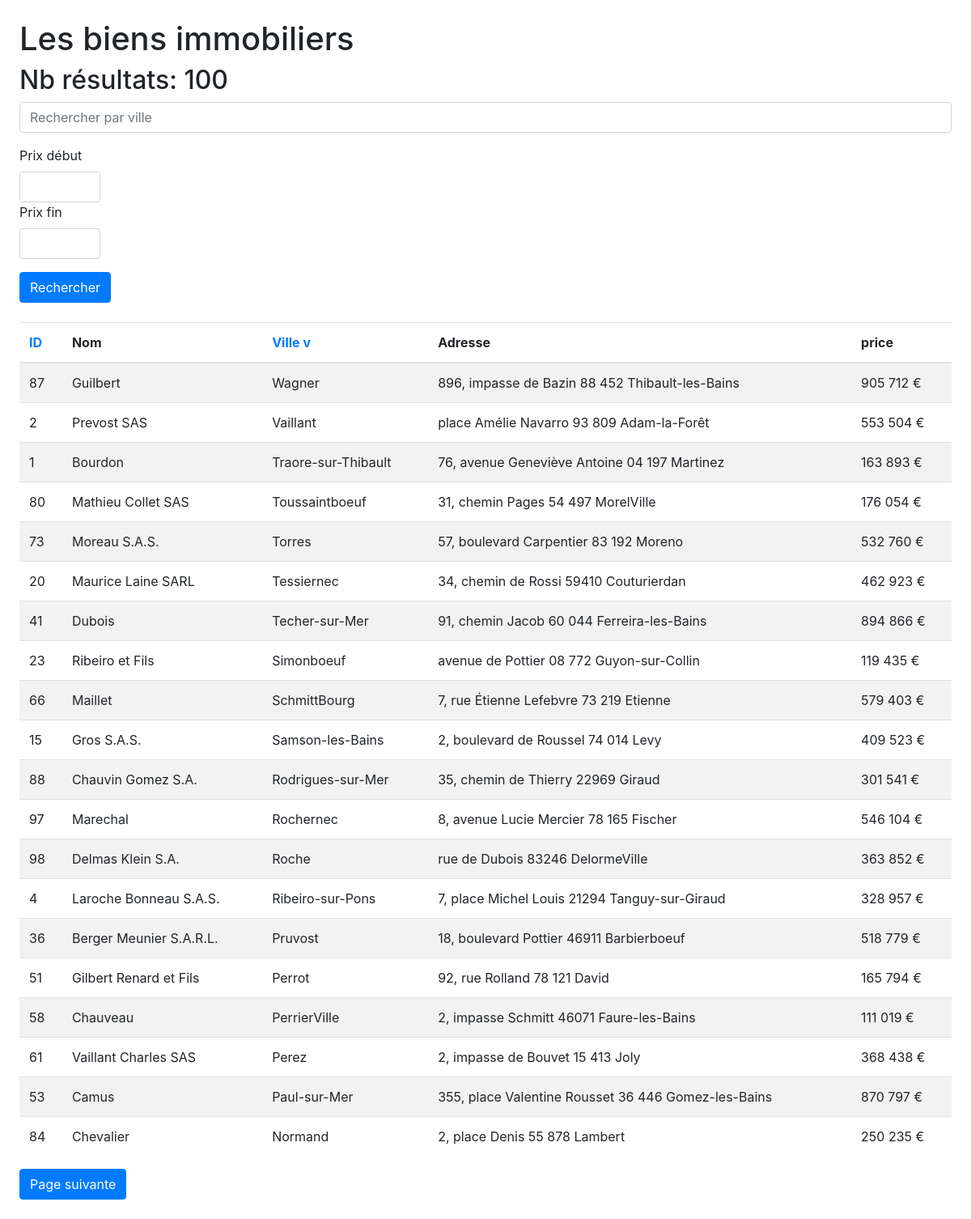
The page /?sort=city&dir=desc on the database as committed earlier.
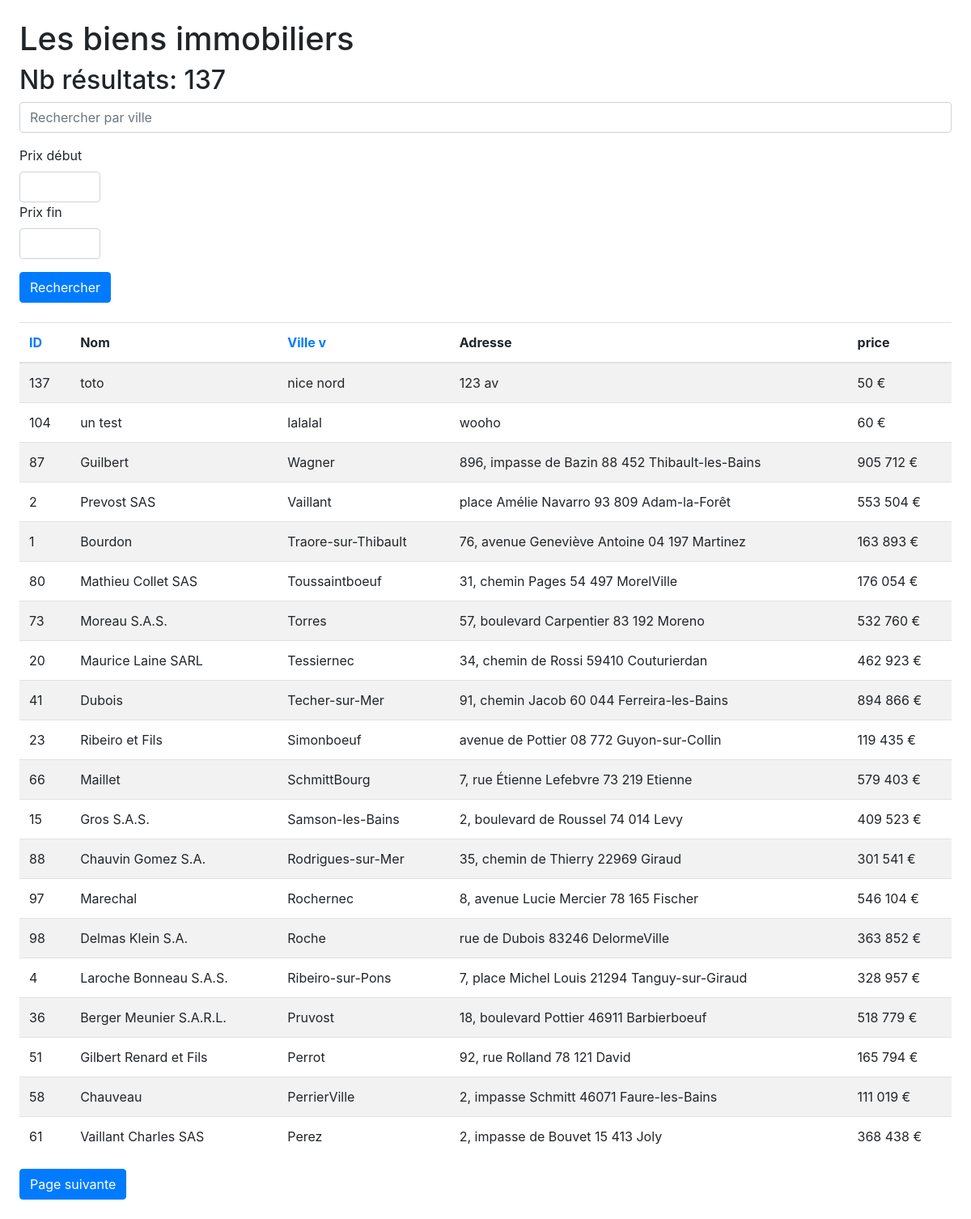
The same page on the database as committed later.
### tables this page shows
CREATE TABLE products
(
	id INTEGER
		constraint products_pk
			primary key autoincrement,
	name TEXT,
	price REAL,
	address TEXT
, city TEXT);

### src/QueryBuilder.php (called while the page is built, shortened)
<?php
class QueryBuilder {
    private $fields = ['*'];
    private $from;
    private $order = [];
    private $limit;
    private $offset;
    private $params = [];
    private $pdo;
    public function __construct(?PDO $pdo = null)
    {
        $this->pdo = $pdo;
    }
    public function toSQL() {
        $sql = "SELECT " . implode(', ', $this->fields) . " FROM {$this->from}";
        if(!empty($this->order)) {
            $sql .= " ORDER BY " . implode(', ', $this->order);
        }
        if($this->limit > 0) {
            $sql .= " LIMIT {$this->limit}";
        }
        if($this->offset !== null) {
            $sql .= " OFFSET {$this->offset}";
        }
        return $sql;
    }
    public function from(string $table, string $alias = null): self {
        $this->from = $alias == null ? $table : "$table $alias";
        return $this;
    }
    public function orderBy($key, $direction): self {
        $direction = strtoupper($direction);
        if(!in_array($direction, ['DESC', 'ASC'])){
            $this->order[] = $key;
        } else {
            $this->order[] = "$key $direction";
        }
        return $this;
    }
    public function limit($limit): self {
        $this->limit = $limit;
        return $this;
    }
    public function offset($offset): self {
        $this->offset = $offset;
        return $this;
    }
    public function page(int $page): self {
        return $this;
    }
    public function select(...$fields): self {
        if(is_array($fields[0])) {
            $fields = $fields[0];
        }
        if($this->fields === ['*']) {
            $this->fields = $fields;
        } else {
            $this->fields = array_merge($this->fields, $fields);
        }
        return $this;
    }
    public function fetch(string $field): ?string {
        $query = $this->pdo->prepare($this->toSQL());
        $query->execute($this->params);
        $data = $query->fetch();
        return $data != false ? $data[$field] : null;
    }
    public function fetchAll(): ?array {
        try {
            $query = $this->pdo->prepare($this->toSQL());
            $query->execute($this->params);
            $data = $query->fetchAll();
        } catch (Exception $e) {
            throw new Exception("Impossible d'effectuer la requête" . $this->toSQL() . ":" . $e->getMessage());
        }
        return $data != false ? $data : null;
    }
    public function count(): int {
        $query = clone $this;
        return (int)$query->select('COUNT(id) count')->fetch('count');
    }
}

### src/UrlHelper.php (called while the page is built, shortened)
<?php
class UrlHelper {
    public static function withParams(array $data, array $params): string {
        $params = array_map(function($element) {
            return is_array($element) ? implode(',', $element) : $element;
        }, $params);
        return http_build_query(array_merge($data, $params));
    }
}

### src/NumberHelper.php (called while the page is built, shortened)
<?php
class NumberHelper {
    public static function price(float $number, string $devise = "€"): string
    {
        return number_format($number, 0, '', ' ') . ' ' . $devise;
    }
}

### src/Table.php (the view, shortened to what the changed rows need)
<?php
class Table {
    private $query;
    private $get;
    private $sortable;
    private $columns;
    private $limit = 20;
    private $formatters = [];
    public function __construct(QueryBuilder $query, array $get)
    {
        $this->query = $query;
        $this->get = $get;
    }
    public function sortable(string ...$sortable): self
    {
        $this->sortable = $sortable;
        return $this;
    }
    public function columns(array $columns): self {
        $this->columns = $columns;
        return $this;
    }
    public function format(string $key, callable $callback): self {
        $this->formatters[$key] = $callback;
        return $this;
    }
    private function th(string $key) {
        if(!in_array($key, $this->sortable)) {
            return $this->columns[$key];
        }
        $sort      = $this->get[self::SORT_KEY] ?? null;
        $direction = $this->get[self::DIR_KEY] ?? null;
        $icon = '';
        if($sort === $key) {
            $icon = $direction === 'asc' ? '^' : 'v';
        }
        $url = UrlHelper::withParams(
            $this->get,
            [
                self::SORT_KEY => $key,
                self::DIR_KEY  => $sort == $key && $direction == 'asc' ? 'desc' : 'asc'
            ]
        );
        return <<<HTML
            <a href=?$url>{$this->columns[$key]} $icon</a>
HTML;
    }
    private function td(string $key, array $item) {
        if (isset($this->formatters[$key])) {
            return $this->formatters[$key]($item[$key]);
        }
        return $item[$key];
    }
    public function render(): string {
        $page = $this->get['p'] ?? 1;
        $count = $this->query->count();
        $nbPages = ceil($count / $this->limit);
        if(!empty($this->get['sort']) && in_array($this->get['sort'], $this->sortable)) {
            $this->query->orderBy($this->get['sort'], $this->get['dir'] ?? 'asc');
        }
        $items = $this->query
                    ->select(array_keys($this->columns))
                    ->limit($this->limit)
                    ->page($page)
                    ->fetchAll()
                    ;
        ?>
        <table class="table table-striped">
            <thead>
                <tr>
                    <?php foreach($this->columns as $key => $column): ?>
                        <th scope="col"><?= $this->th($key)?></th>
                    <?php endforeach ?>
                </tr>
            </thead>
            <tbody>
                <?php if($count != 0): ?>
                    <?php foreach($items as $item): ?>
                    <tr>
                        <?php foreach($this->columns as $key => $value): ?>
                            <td><?= $this->td($key, $item) ?></td>
                        <?php endforeach ?>
                    </tr>
                    <?php endforeach ?>
                <?php endif ?>
            </tbody>
        </table>
        <?php
        return ob_get_clean();
    }
}

### public/index.php (shortened to what the changed rows need)
<?php
$pdo = new PDO('sqlite:../products.db', null, null, [
    PDO::ATTR_ERRMODE => PDO::ERRMODE_EXCEPTION,
    PDO::ATTR_DEFAULT_FETCH_MODE => PDO::FETCH_ASSOC
]);
$query = (new QueryBuilder($pdo))->from('products');
$table = (new Table($query, $_GET))
    ->sortable('id', 'city')
    ->format('price', function($value) {
        return NumberHelper::price($value);
    })
    ->columns([
        'id'   => 'ID',
        'name' => 'Nom',
        'city' => 'Ville',
        'address' => "Adresse",
        'price' => 'price'
    ]);
?>
<!DOCTYPE html>
<html lang="en">
<head>
    <link rel="stylesheet" href="https://stackpath.bootstrapcdn.com/bootstrap/4.4.1/css/bootstrap.min.css">
</head>
<body class="p-4">
<form action="/" class="mb-4">
    <h1>Les biens immobiliers</h1>
    <h2>Nb résultats: <?= $query->count()?></h2>
    <div class="form-group">
        <input type="text" name="q" class="form-control" placeholder="Rechercher par ville" value="<?= $_GET['q'] ?? "" ?>">
    </div>
    <div class="form-group">
        <label for="">Prix début</label>
        <input class="form-control" style="width:100px" type="text" name="priceStart" value="<?= htmlentities($_GET['priceStart'] ?? "") ?>">
        <label for="">Prix fin</label>
        <input class="form-control" style="width:100px" type="text" name="priceEnd" value="<?= htmlentities($_GET['priceEnd'] ?? "") ?>">
    </div>
    <button class="btn btn-primary">Rechercher</button>
</form>
<?= $table->render() ?>
</body>
</html>

Rows that differ between the two databases and show on the page:
no longer on this page (row unchanged): products: id "53", name "Camus", city "Paul-sur-Mer", address "355, place Valentine Rousset 36 446 Gomez-les-Bains", price "870 797 €"
no longer on this page (row unchanged): products: id "84", name "Chevalier", city "Normand", address "2, place Denis 55 878 Lambert", price "250 235 €"
added products: id "137", name "toto", city "nice nord", address "123 av", price "50 €"
added products: id "104", name "un test", city "lalalal", address "wooho", price "60 €"
Other text that changed with them:
$query->count(): "100" → "137"
